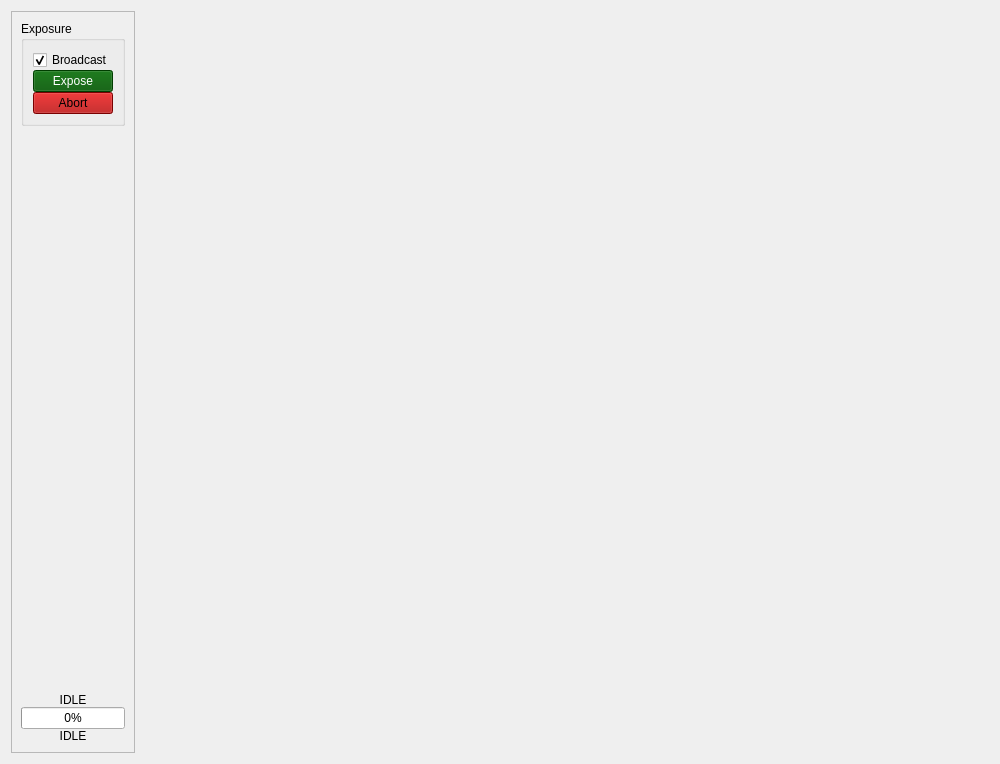
<?xml version="1.0" encoding="UTF-8"?>
<ui version="4.0">
 <class>WidgetSpectrograph</class>
 <widget class="QWidget" name="WidgetSpectrograph">
  <property name="geometry">
   <rect>
    <x>0</x>
    <y>0</y>
    <width>1000</width>
    <height>764</height>
   </rect>
  </property>
  <property name="windowTitle">
   <string>Form</string>
  </property>
  <layout class="QHBoxLayout" name="horizontalLayout_2" stretch="0,1,0">
   <item>
    <widget class="QScrollArea" name="scrollArea">
     <property name="sizePolicy">
      <sizepolicy hsizetype="MinimumExpanding" vsizetype="Expanding">
       <horstretch>0</horstretch>
       <verstretch>0</verstretch>
      </sizepolicy>
     </property>
     <property name="horizontalScrollBarPolicy">
      <enum>Qt::ScrollBarAlwaysOff</enum>
     </property>
     <property name="widgetResizable">
      <bool>true</bool>
     </property>
     <widget class="QWidget" name="scrollAreaWidgetContents">
      <property name="geometry">
       <rect>
        <x>0</x>
        <y>0</y>
        <width>159</width>
        <height>748</height>
       </rect>
      </property>
      <property name="sizePolicy">
       <sizepolicy hsizetype="Preferred" vsizetype="Preferred">
        <horstretch>0</horstretch>
        <verstretch>0</verstretch>
       </sizepolicy>
      </property>
      <layout class="QVBoxLayout" name="verticalLayout">
       <property name="spacing">
        <number>0</number>
       </property>
       <item>
        <widget class="QGroupBox" name="groupExposure">
         <property name="title">
          <string>Exposure</string>
         </property>
         <layout class="QVBoxLayout" name="verticalLayout_3">
          <property name="spacing">
           <number>0</number>
          </property>
          <item>
           <widget class="QCheckBox" name="checkBroadcast">
            <property name="text">
             <string>Broadcast</string>
            </property>
            <property name="checked">
             <bool>true</bool>
            </property>
           </widget>
          </item>
          <item>
           <widget class="QPushButton" name="butExpose">
            <property name="palette">
             <palette>
              <active>
               <colorrole role="WindowText">
                <brush brushstyle="SolidPattern">
                 <color alpha="255">
                  <red>255</red>
                  <green>255</green>
                  <blue>255</blue>
                 </color>
                </brush>
               </colorrole>
               <colorrole role="Button">
                <brush brushstyle="SolidPattern">
                 <color alpha="255">
                  <red>0</red>
                  <green>85</green>
                  <blue>0</blue>
                 </color>
                </brush>
               </colorrole>
               <colorrole role="Light">
                <brush brushstyle="SolidPattern">
                 <color alpha="255">
                  <red>0</red>
                  <green>127</green>
                  <blue>0</blue>
                 </color>
                </brush>
               </colorrole>
               <colorrole role="Midlight">
                <brush brushstyle="SolidPattern">
                 <color alpha="255">
                  <red>0</red>
                  <green>106</green>
                  <blue>0</blue>
                 </color>
                </brush>
               </colorrole>
               <colorrole role="Dark">
                <brush brushstyle="SolidPattern">
                 <color alpha="255">
                  <red>0</red>
                  <green>42</green>
                  <blue>0</blue>
                 </color>
                </brush>
               </colorrole>
               <colorrole role="Mid">
                <brush brushstyle="SolidPattern">
                 <color alpha="255">
                  <red>0</red>
                  <green>56</green>
                  <blue>0</blue>
                 </color>
                </brush>
               </colorrole>
               <colorrole role="Text">
                <brush brushstyle="SolidPattern">
                 <color alpha="255">
                  <red>255</red>
                  <green>255</green>
                  <blue>255</blue>
                 </color>
                </brush>
               </colorrole>
               <colorrole role="BrightText">
                <brush brushstyle="SolidPattern">
                 <color alpha="255">
                  <red>255</red>
                  <green>255</green>
                  <blue>255</blue>
                 </color>
                </brush>
               </colorrole>
               <colorrole role="ButtonText">
                <brush brushstyle="SolidPattern">
                 <color alpha="255">
                  <red>255</red>
                  <green>255</green>
                  <blue>255</blue>
                 </color>
                </brush>
               </colorrole>
               <colorrole role="Base">
                <brush brushstyle="SolidPattern">
                 <color alpha="255">
                  <red>0</red>
                  <green>0</green>
                  <blue>0</blue>
                 </color>
                </brush>
               </colorrole>
               <colorrole role="Window">
                <brush brushstyle="SolidPattern">
                 <color alpha="255">
                  <red>0</red>
                  <green>85</green>
                  <blue>0</blue>
                 </color>
                </brush>
               </colorrole>
               <colorrole role="Shadow">
                <brush brushstyle="SolidPattern">
                 <color alpha="255">
                  <red>0</red>
                  <green>0</green>
                  <blue>0</blue>
                 </color>
                </brush>
               </colorrole>
               <colorrole role="AlternateBase">
                <brush brushstyle="SolidPattern">
                 <color alpha="255">
                  <red>0</red>
                  <green>42</green>
                  <blue>0</blue>
                 </color>
                </brush>
               </colorrole>
               <colorrole role="ToolTipBase">
                <brush brushstyle="SolidPattern">
                 <color alpha="255">
                  <red>255</red>
                  <green>255</green>
                  <blue>220</blue>
                 </color>
                </brush>
               </colorrole>
               <colorrole role="ToolTipText">
                <brush brushstyle="SolidPattern">
                 <color alpha="255">
                  <red>0</red>
                  <green>0</green>
                  <blue>0</blue>
                 </color>
                </brush>
               </colorrole>
               <colorrole role="PlaceholderText">
                <brush brushstyle="NoBrush">
                 <color alpha="128">
                  <red>255</red>
                  <green>255</green>
                  <blue>255</blue>
                 </color>
                </brush>
               </colorrole>
              </active>
              <inactive>
               <colorrole role="WindowText">
                <brush brushstyle="SolidPattern">
                 <color alpha="255">
                  <red>255</red>
                  <green>255</green>
                  <blue>255</blue>
                 </color>
                </brush>
               </colorrole>
               <colorrole role="Button">
                <brush brushstyle="SolidPattern">
                 <color alpha="255">
                  <red>0</red>
                  <green>85</green>
                  <blue>0</blue>
                 </color>
                </brush>
               </colorrole>
               <colorrole role="Light">
                <brush brushstyle="SolidPattern">
                 <color alpha="255">
                  <red>0</red>
                  <green>127</green>
                  <blue>0</blue>
                 </color>
                </brush>
               </colorrole>
               <colorrole role="Midlight">
                <brush brushstyle="SolidPattern">
                 <color alpha="255">
                  <red>0</red>
                  <green>106</green>
                  <blue>0</blue>
                 </color>
                </brush>
               </colorrole>
               <colorrole role="Dark">
                <brush brushstyle="SolidPattern">
                 <color alpha="255">
                  <red>0</red>
                  <green>42</green>
                  <blue>0</blue>
                 </color>
                </brush>
               </colorrole>
               <colorrole role="Mid">
                <brush brushstyle="SolidPattern">
                 <color alpha="255">
                  <red>0</red>
                  <green>56</green>
                  <blue>0</blue>
                 </color>
                </brush>
               </colorrole>
               <colorrole role="Text">
                <brush brushstyle="SolidPattern">
                 <color alpha="255">
                  <red>255</red>
                  <green>255</green>
                  <blue>255</blue>
                 </color>
                </brush>
               </colorrole>
               <colorrole role="BrightText">
                <brush brushstyle="SolidPattern">
                 <color alpha="255">
                  <red>255</red>
                  <green>255</green>
                  <blue>255</blue>
                 </color>
                </brush>
               </colorrole>
               <colorrole role="ButtonText">
                <brush brushstyle="SolidPattern">
                 <color alpha="255">
                  <red>255</red>
                  <green>255</green>
                  <blue>255</blue>
                 </color>
                </brush>
               </colorrole>
               <colorrole role="Base">
                <brush brushstyle="SolidPattern">
                 <color alpha="255">
                  <red>0</red>
                  <green>0</green>
                  <blue>0</blue>
                 </color>
                </brush>
               </colorrole>
               <colorrole role="Window">
                <brush brushstyle="SolidPattern">
                 <color alpha="255">
                  <red>0</red>
                  <green>85</green>
                  <blue>0</blue>
                 </color>
                </brush>
               </colorrole>
               <colorrole role="Shadow">
                <brush brushstyle="SolidPattern">
                 <color alpha="255">
                  <red>0</red>
                  <green>0</green>
                  <blue>0</blue>
                 </color>
                </brush>
               </colorrole>
               <colorrole role="AlternateBase">
                <brush brushstyle="SolidPattern">
                 <color alpha="255">
                  <red>0</red>
                  <green>42</green>
                  <blue>0</blue>
                 </color>
                </brush>
               </colorrole>
               <colorrole role="ToolTipBase">
                <brush brushstyle="SolidPattern">
                 <color alpha="255">
                  <red>255</red>
                  <green>255</green>
                  <blue>220</blue>
                 </color>
                </brush>
               </colorrole>
               <colorrole role="ToolTipText">
                <brush brushstyle="SolidPattern">
                 <color alpha="255">
                  <red>0</red>
                  <green>0</green>
                  <blue>0</blue>
                 </color>
                </brush>
               </colorrole>
               <colorrole role="PlaceholderText">
                <brush brushstyle="NoBrush">
                 <color alpha="128">
                  <red>255</red>
                  <green>255</green>
                  <blue>255</blue>
                 </color>
                </brush>
               </colorrole>
              </inactive>
              <disabled>
               <colorrole role="WindowText">
                <brush brushstyle="SolidPattern">
                 <color alpha="255">
                  <red>0</red>
                  <green>42</green>
                  <blue>0</blue>
                 </color>
                </brush>
               </colorrole>
               <colorrole role="Button">
                <brush brushstyle="SolidPattern">
                 <color alpha="255">
                  <red>0</red>
                  <green>85</green>
                  <blue>0</blue>
                 </color>
                </brush>
               </colorrole>
               <colorrole role="Light">
                <brush brushstyle="SolidPattern">
                 <color alpha="255">
                  <red>0</red>
                  <green>127</green>
                  <blue>0</blue>
                 </color>
                </brush>
               </colorrole>
               <colorrole role="Midlight">
                <brush brushstyle="SolidPattern">
                 <color alpha="255">
                  <red>0</red>
                  <green>106</green>
                  <blue>0</blue>
                 </color>
                </brush>
               </colorrole>
               <colorrole role="Dark">
                <brush brushstyle="SolidPattern">
                 <color alpha="255">
                  <red>0</red>
                  <green>42</green>
                  <blue>0</blue>
                 </color>
                </brush>
               </colorrole>
               <colorrole role="Mid">
                <brush brushstyle="SolidPattern">
                 <color alpha="255">
                  <red>0</red>
                  <green>56</green>
                  <blue>0</blue>
                 </color>
                </brush>
               </colorrole>
               <colorrole role="Text">
                <brush brushstyle="SolidPattern">
                 <color alpha="255">
                  <red>0</red>
                  <green>42</green>
                  <blue>0</blue>
                 </color>
                </brush>
               </colorrole>
               <colorrole role="BrightText">
                <brush brushstyle="SolidPattern">
                 <color alpha="255">
                  <red>255</red>
                  <green>255</green>
                  <blue>255</blue>
                 </color>
                </brush>
               </colorrole>
               <colorrole role="ButtonText">
                <brush brushstyle="SolidPattern">
                 <color alpha="255">
                  <red>0</red>
                  <green>42</green>
                  <blue>0</blue>
                 </color>
                </brush>
               </colorrole>
               <colorrole role="Base">
                <brush brushstyle="SolidPattern">
                 <color alpha="255">
                  <red>0</red>
                  <green>85</green>
                  <blue>0</blue>
                 </color>
                </brush>
               </colorrole>
               <colorrole role="Window">
                <brush brushstyle="SolidPattern">
                 <color alpha="255">
                  <red>0</red>
                  <green>85</green>
                  <blue>0</blue>
                 </color>
                </brush>
               </colorrole>
               <colorrole role="Shadow">
                <brush brushstyle="SolidPattern">
                 <color alpha="255">
                  <red>0</red>
                  <green>0</green>
                  <blue>0</blue>
                 </color>
                </brush>
               </colorrole>
               <colorrole role="AlternateBase">
                <brush brushstyle="SolidPattern">
                 <color alpha="255">
                  <red>0</red>
                  <green>85</green>
                  <blue>0</blue>
                 </color>
                </brush>
               </colorrole>
               <colorrole role="ToolTipBase">
                <brush brushstyle="SolidPattern">
                 <color alpha="255">
                  <red>255</red>
                  <green>255</green>
                  <blue>220</blue>
                 </color>
                </brush>
               </colorrole>
               <colorrole role="ToolTipText">
                <brush brushstyle="SolidPattern">
                 <color alpha="255">
                  <red>0</red>
                  <green>0</green>
                  <blue>0</blue>
                 </color>
                </brush>
               </colorrole>
               <colorrole role="PlaceholderText">
                <brush brushstyle="NoBrush">
                 <color alpha="128">
                  <red>255</red>
                  <green>255</green>
                  <blue>255</blue>
                 </color>
                </brush>
               </colorrole>
              </disabled>
             </palette>
            </property>
            <property name="text">
             <string>Expose</string>
            </property>
           </widget>
          </item>
          <item>
           <widget class="QPushButton" name="butAbort">
            <property name="palette">
             <palette>
              <active>
               <colorrole role="WindowText">
                <brush brushstyle="SolidPattern">
                 <color alpha="255">
                  <red>0</red>
                  <green>0</green>
                  <blue>0</blue>
                 </color>
                </brush>
               </colorrole>
               <colorrole role="Button">
                <brush brushstyle="SolidPattern">
                 <color alpha="255">
                  <red>170</red>
                  <green>0</green>
                  <blue>0</blue>
                 </color>
                </brush>
               </colorrole>
               <colorrole role="Light">
                <brush brushstyle="SolidPattern">
                 <color alpha="255">
                  <red>255</red>
                  <green>0</green>
                  <blue>0</blue>
                 </color>
                </brush>
               </colorrole>
               <colorrole role="Midlight">
                <brush brushstyle="SolidPattern">
                 <color alpha="255">
                  <red>212</red>
                  <green>0</green>
                  <blue>0</blue>
                 </color>
                </brush>
               </colorrole>
               <colorrole role="Dark">
                <brush brushstyle="SolidPattern">
                 <color alpha="255">
                  <red>85</red>
                  <green>0</green>
                  <blue>0</blue>
                 </color>
                </brush>
               </colorrole>
               <colorrole role="Mid">
                <brush brushstyle="SolidPattern">
                 <color alpha="255">
                  <red>113</red>
                  <green>0</green>
                  <blue>0</blue>
                 </color>
                </brush>
               </colorrole>
               <colorrole role="Text">
                <brush brushstyle="SolidPattern">
                 <color alpha="255">
                  <red>0</red>
                  <green>0</green>
                  <blue>0</blue>
                 </color>
                </brush>
               </colorrole>
               <colorrole role="BrightText">
                <brush brushstyle="SolidPattern">
                 <color alpha="255">
                  <red>255</red>
                  <green>255</green>
                  <blue>255</blue>
                 </color>
                </brush>
               </colorrole>
               <colorrole role="ButtonText">
                <brush brushstyle="SolidPattern">
                 <color alpha="255">
                  <red>0</red>
                  <green>0</green>
                  <blue>0</blue>
                 </color>
                </brush>
               </colorrole>
               <colorrole role="Base">
                <brush brushstyle="SolidPattern">
                 <color alpha="255">
                  <red>255</red>
                  <green>255</green>
                  <blue>255</blue>
                 </color>
                </brush>
               </colorrole>
               <colorrole role="Window">
                <brush brushstyle="SolidPattern">
                 <color alpha="255">
                  <red>170</red>
                  <green>0</green>
                  <blue>0</blue>
                 </color>
                </brush>
               </colorrole>
               <colorrole role="Shadow">
                <brush brushstyle="SolidPattern">
                 <color alpha="255">
                  <red>0</red>
                  <green>0</green>
                  <blue>0</blue>
                 </color>
                </brush>
               </colorrole>
               <colorrole role="AlternateBase">
                <brush brushstyle="SolidPattern">
                 <color alpha="255">
                  <red>212</red>
                  <green>127</green>
                  <blue>127</blue>
                 </color>
                </brush>
               </colorrole>
               <colorrole role="ToolTipBase">
                <brush brushstyle="SolidPattern">
                 <color alpha="255">
                  <red>255</red>
                  <green>255</green>
                  <blue>220</blue>
                 </color>
                </brush>
               </colorrole>
               <colorrole role="ToolTipText">
                <brush brushstyle="SolidPattern">
                 <color alpha="255">
                  <red>0</red>
                  <green>0</green>
                  <blue>0</blue>
                 </color>
                </brush>
               </colorrole>
               <colorrole role="PlaceholderText">
                <brush brushstyle="NoBrush">
                 <color alpha="128">
                  <red>0</red>
                  <green>0</green>
                  <blue>0</blue>
                 </color>
                </brush>
               </colorrole>
              </active>
              <inactive>
               <colorrole role="WindowText">
                <brush brushstyle="SolidPattern">
                 <color alpha="255">
                  <red>0</red>
                  <green>0</green>
                  <blue>0</blue>
                 </color>
                </brush>
               </colorrole>
               <colorrole role="Button">
                <brush brushstyle="SolidPattern">
                 <color alpha="255">
                  <red>170</red>
                  <green>0</green>
                  <blue>0</blue>
                 </color>
                </brush>
               </colorrole>
               <colorrole role="Light">
                <brush brushstyle="SolidPattern">
                 <color alpha="255">
                  <red>255</red>
                  <green>0</green>
                  <blue>0</blue>
                 </color>
                </brush>
               </colorrole>
               <colorrole role="Midlight">
                <brush brushstyle="SolidPattern">
                 <color alpha="255">
                  <red>212</red>
                  <green>0</green>
                  <blue>0</blue>
                 </color>
                </brush>
               </colorrole>
               <colorrole role="Dark">
                <brush brushstyle="SolidPattern">
                 <color alpha="255">
                  <red>85</red>
                  <green>0</green>
                  <blue>0</blue>
                 </color>
                </brush>
               </colorrole>
               <colorrole role="Mid">
                <brush brushstyle="SolidPattern">
                 <color alpha="255">
                  <red>113</red>
                  <green>0</green>
                  <blue>0</blue>
                 </color>
                </brush>
               </colorrole>
               <colorrole role="Text">
                <brush brushstyle="SolidPattern">
                 <color alpha="255">
                  <red>0</red>
                  <green>0</green>
                  <blue>0</blue>
                 </color>
                </brush>
               </colorrole>
               <colorrole role="BrightText">
                <brush brushstyle="SolidPattern">
                 <color alpha="255">
                  <red>255</red>
                  <green>255</green>
                  <blue>255</blue>
                 </color>
                </brush>
               </colorrole>
               <colorrole role="ButtonText">
                <brush brushstyle="SolidPattern">
                 <color alpha="255">
                  <red>0</red>
                  <green>0</green>
                  <blue>0</blue>
                 </color>
                </brush>
               </colorrole>
               <colorrole role="Base">
                <brush brushstyle="SolidPattern">
                 <color alpha="255">
                  <red>255</red>
                  <green>255</green>
                  <blue>255</blue>
                 </color>
                </brush>
               </colorrole>
               <colorrole role="Window">
                <brush brushstyle="SolidPattern">
                 <color alpha="255">
                  <red>170</red>
                  <green>0</green>
                  <blue>0</blue>
                 </color>
                </brush>
               </colorrole>
               <colorrole role="Shadow">
                <brush brushstyle="SolidPattern">
                 <color alpha="255">
                  <red>0</red>
                  <green>0</green>
                  <blue>0</blue>
                 </color>
                </brush>
               </colorrole>
               <colorrole role="AlternateBase">
                <brush brushstyle="SolidPattern">
                 <color alpha="255">
                  <red>212</red>
                  <green>127</green>
                  <blue>127</blue>
                 </color>
                </brush>
               </colorrole>
               <colorrole role="ToolTipBase">
                <brush brushstyle="SolidPattern">
                 <color alpha="255">
                  <red>255</red>
                  <green>255</green>
                  <blue>220</blue>
                 </color>
                </brush>
               </colorrole>
               <colorrole role="ToolTipText">
                <brush brushstyle="SolidPattern">
                 <color alpha="255">
                  <red>0</red>
                  <green>0</green>
                  <blue>0</blue>
                 </color>
                </brush>
               </colorrole>
               <colorrole role="PlaceholderText">
                <brush brushstyle="NoBrush">
                 <color alpha="128">
                  <red>0</red>
                  <green>0</green>
                  <blue>0</blue>
                 </color>
                </brush>
               </colorrole>
              </inactive>
              <disabled>
               <colorrole role="WindowText">
                <brush brushstyle="SolidPattern">
                 <color alpha="255">
                  <red>85</red>
                  <green>0</green>
                  <blue>0</blue>
                 </color>
                </brush>
               </colorrole>
               <colorrole role="Button">
                <brush brushstyle="SolidPattern">
                 <color alpha="255">
                  <red>170</red>
                  <green>0</green>
                  <blue>0</blue>
                 </color>
                </brush>
               </colorrole>
               <colorrole role="Light">
                <brush brushstyle="SolidPattern">
                 <color alpha="255">
                  <red>255</red>
                  <green>0</green>
                  <blue>0</blue>
                 </color>
                </brush>
               </colorrole>
               <colorrole role="Midlight">
                <brush brushstyle="SolidPattern">
                 <color alpha="255">
                  <red>212</red>
                  <green>0</green>
                  <blue>0</blue>
                 </color>
                </brush>
               </colorrole>
               <colorrole role="Dark">
                <brush brushstyle="SolidPattern">
                 <color alpha="255">
                  <red>85</red>
                  <green>0</green>
                  <blue>0</blue>
                 </color>
                </brush>
               </colorrole>
               <colorrole role="Mid">
                <brush brushstyle="SolidPattern">
                 <color alpha="255">
                  <red>113</red>
                  <green>0</green>
                  <blue>0</blue>
                 </color>
                </brush>
               </colorrole>
               <colorrole role="Text">
                <brush brushstyle="SolidPattern">
                 <color alpha="255">
                  <red>85</red>
                  <green>0</green>
                  <blue>0</blue>
                 </color>
                </brush>
               </colorrole>
               <colorrole role="BrightText">
                <brush brushstyle="SolidPattern">
                 <color alpha="255">
                  <red>255</red>
                  <green>255</green>
                  <blue>255</blue>
                 </color>
                </brush>
               </colorrole>
               <colorrole role="ButtonText">
                <brush brushstyle="SolidPattern">
                 <color alpha="255">
                  <red>85</red>
                  <green>0</green>
                  <blue>0</blue>
                 </color>
                </brush>
               </colorrole>
               <colorrole role="Base">
                <brush brushstyle="SolidPattern">
                 <color alpha="255">
                  <red>170</red>
                  <green>0</green>
                  <blue>0</blue>
                 </color>
                </brush>
               </colorrole>
               <colorrole role="Window">
                <brush brushstyle="SolidPattern">
                 <color alpha="255">
                  <red>170</red>
                  <green>0</green>
                  <blue>0</blue>
                 </color>
                </brush>
               </colorrole>
               <colorrole role="Shadow">
                <brush brushstyle="SolidPattern">
                 <color alpha="255">
                  <red>0</red>
                  <green>0</green>
                  <blue>0</blue>
                 </color>
                </brush>
               </colorrole>
               <colorrole role="AlternateBase">
                <brush brushstyle="SolidPattern">
                 <color alpha="255">
                  <red>170</red>
                  <green>0</green>
                  <blue>0</blue>
                 </color>
                </brush>
               </colorrole>
               <colorrole role="ToolTipBase">
                <brush brushstyle="SolidPattern">
                 <color alpha="255">
                  <red>255</red>
                  <green>255</green>
                  <blue>220</blue>
                 </color>
                </brush>
               </colorrole>
               <colorrole role="ToolTipText">
                <brush brushstyle="SolidPattern">
                 <color alpha="255">
                  <red>0</red>
                  <green>0</green>
                  <blue>0</blue>
                 </color>
                </brush>
               </colorrole>
               <colorrole role="PlaceholderText">
                <brush brushstyle="NoBrush">
                 <color alpha="128">
                  <red>0</red>
                  <green>0</green>
                  <blue>0</blue>
                 </color>
                </brush>
               </colorrole>
              </disabled>
             </palette>
            </property>
            <property name="text">
             <string>Abort</string>
            </property>
           </widget>
          </item>
         </layout>
        </widget>
       </item>
       <item>
        <spacer name="verticalSpacer">
         <property name="orientation">
          <enum>Qt::Vertical</enum>
         </property>
         <property name="sizeHint" stdset="0">
          <size>
           <width>20</width>
           <height>26</height>
          </size>
         </property>
        </spacer>
       </item>
       <item>
        <widget class="QLabel" name="labelStatus">
         <property name="text">
          <string>IDLE</string>
         </property>
         <property name="alignment">
          <set>Qt::AlignCenter</set>
         </property>
        </widget>
       </item>
       <item>
        <widget class="QProgressBar" name="progressExposure">
         <property name="value">
          <number>0</number>
         </property>
         <property name="textVisible">
          <bool>true</bool>
         </property>
         <property name="invertedAppearance">
          <bool>false</bool>
         </property>
        </widget>
       </item>
       <item>
        <widget class="QLabel" name="labelExposuresLeft">
         <property name="text">
          <string>IDLE</string>
         </property>
         <property name="alignment">
          <set>Qt::AlignCenter</set>
         </property>
        </widget>
       </item>
      </layout>
     </widget>
    </widget>
   </item>
   <item>
    <widget class="QWidget" name="framePlot" native="true">
     <layout class="QVBoxLayout" name="verticalLayout_2">
      <property name="spacing">
       <number>0</number>
      </property>
      <property name="topMargin">
       <number>0</number>
      </property>
      <property name="rightMargin">
       <number>0</number>
      </property>
      <property name="bottomMargin">
       <number>0</number>
      </property>
     </layout>
    </widget>
   </item>
   <item>
    <widget class="QWidget" name="widgetSidebar" native="true"/>
   </item>
  </layout>
 </widget>
 <tabstops>
  <tabstop>scrollArea</tabstop>
  <tabstop>checkBroadcast</tabstop>
  <tabstop>butExpose</tabstop>
  <tabstop>butAbort</tabstop>
 </tabstops>
 <resources>
  <include location="resources.qrc"/>
 </resources>
 <connections/>
</ui>
